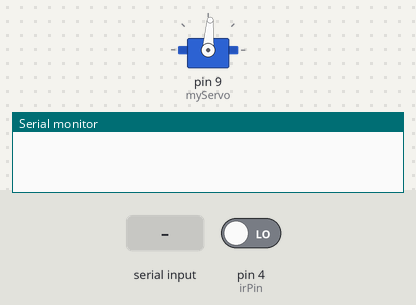
Recording of a sketch running on a simulated Arduino Uno, built with avr-gcc and run on an emulated ATmega328P. Shown: servo, the last lines printed to the serial monitor. The inputs (shaded band) are chosen by the test bench; at power-on: pin 4 (irPin) LOW.

Above: at 1.2 s.
1.3 s: "organic\n" received over Serial
At 1.71 s:
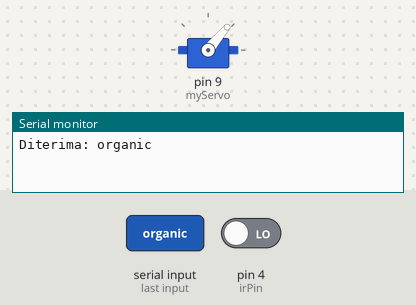
3.4 s: "inorganic\n" received over Serial
At 3.82 s:
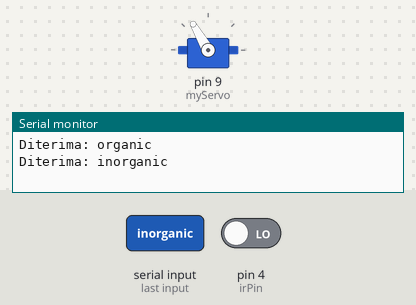
Timing chart, 0 to 6.4 s (numbered marks = the images above; inputs shaded):
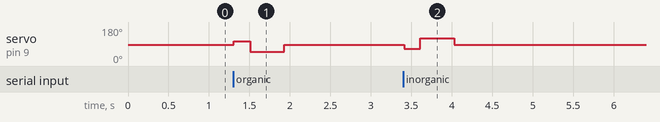

Measured:
- after the input at 1.3 s, servo on pin 9 (myServo): 86° → 105° at once, → 50° 0.20 s later, → 86° 0.42 s later
- after the input at 3.4 s, servo on pin 9 (myServo): 86° → 64° at once, → 120° 0.20 s later, → 86° 0.42 s later

The sketch:

servo_ir_py.ino
```cpp
#include <Servo.h>

Servo myServo;
int centerPos = 86;
const int irPin = 4;

String lastDetectedLabel = "";

void setup() {
  myServo.attach(9);
  myServo.write(centerPos);
  pinMode(irPin, INPUT);
  Serial.begin(9600);
}

void loop() {
  // Baca perintah dari Python
  if (Serial.available() > 0) {
    String input = Serial.readStringUntil('\n');
    input.trim();

    // === Tangani perintah RESET ===
    if (input.equalsIgnoreCase("reset")) {
      lastDetectedLabel = "";
      Serial.println("🔄 Label direset");
    } else if (input.equalsIgnoreCase("organic") || input.equalsIgnoreCase("inorganic")) {
      lastDetectedLabel = input;
      Serial.print("Diterima: ");
      Serial.println(lastDetectedLabel);
    }
  }

  // Jika ada label & IR aktif, jalankan servo
  if (lastDetectedLabel != "" && digitalRead(irPin) == LOW) {
    if (lastDetectedLabel.equalsIgnoreCase("organic")) {
      myServo.write(105); delay(200);
      myServo.write(50); delay(120);
    } else if (lastDetectedLabel.equalsIgnoreCase("inorganic")) {
      myServo.write(64); delay(200);
      myServo.write(120); delay(120);
    }

    delay(300);
    myServo.write(centerPos);
    delay(150);
    lastDetectedLabel = "";
  }
}
```
